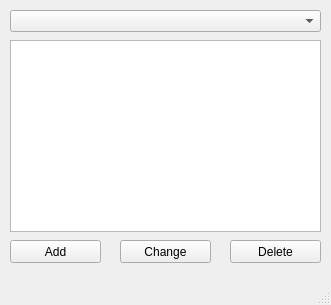
<?xml version="1.0" encoding="UTF-8"?>
<ui version="4.0">
 <class>Circus</class>
 <widget class="QMainWindow" name="Circus">
  <property name="geometry">
   <rect>
    <x>0</x>
    <y>0</y>
    <width>331</width>
    <height>305</height>
   </rect>
  </property>
  <property name="windowTitle">
   <string>Circus</string>
  </property>
  <widget class="QWidget" name="centralwidget">
   <widget class="QComboBox" name="choosetype">
    <property name="geometry">
     <rect>
      <x>10</x>
      <y>10</y>
      <width>311</width>
      <height>22</height>
     </rect>
    </property>
   </widget>
   <widget class="QPushButton" name="delButton">
    <property name="geometry">
     <rect>
      <x>230</x>
      <y>240</y>
      <width>91</width>
      <height>23</height>
     </rect>
    </property>
    <property name="text">
     <string>Delete</string>
    </property>
   </widget>
   <widget class="QPushButton" name="addButton">
    <property name="geometry">
     <rect>
      <x>10</x>
      <y>240</y>
      <width>91</width>
      <height>23</height>
     </rect>
    </property>
    <property name="text">
     <string>Add</string>
    </property>
   </widget>
   <widget class="QPushButton" name="changeButton">
    <property name="geometry">
     <rect>
      <x>120</x>
      <y>240</y>
      <width>91</width>
      <height>23</height>
     </rect>
    </property>
    <property name="text">
     <string>Change</string>
    </property>
   </widget>
   <widget class="QListView" name="objView">
    <property name="geometry">
     <rect>
      <x>10</x>
      <y>40</y>
      <width>311</width>
      <height>192</height>
     </rect>
    </property>
   </widget>
  </widget>
  <widget class="QMenuBar" name="menubar">
   <property name="geometry">
    <rect>
     <x>0</x>
     <y>0</y>
     <width>331</width>
     <height>21</height>
    </rect>
   </property>
  </widget>
  <widget class="QStatusBar" name="statusbar"/>
 </widget>
 <resources/>
 <connections/>
</ui>
